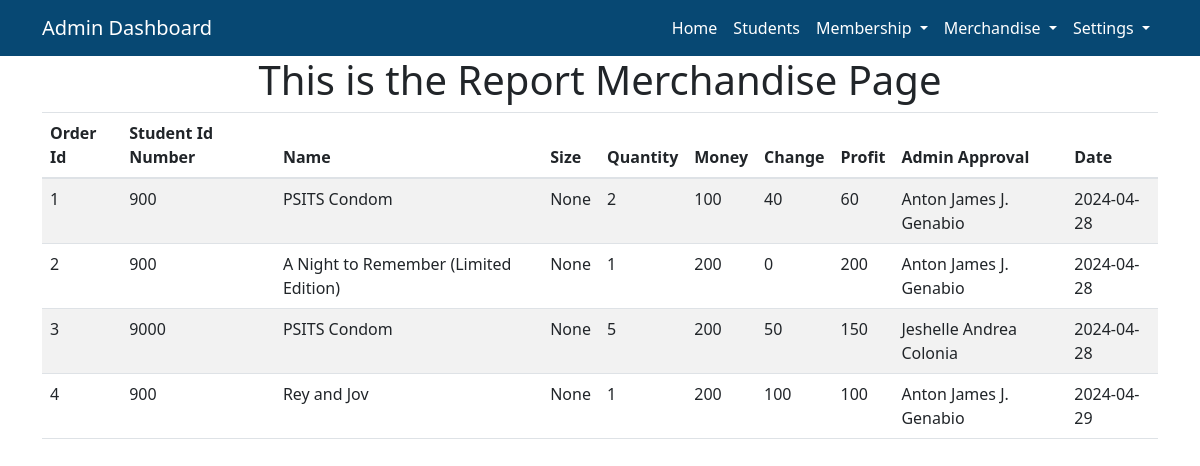
The app's page /Admin/AdminReportMerch.php (signed in) with its own data.
### tables this page shows
CREATE TABLE `order_details` (
  `order_details_id` int(11) NOT NULL,
  `id_number` int(11) NOT NULL,
  `order_name` varchar(90) NOT NULL,
  `size` varchar(10) NOT NULL,
  `quantity` int(11) NOT NULL,
  `money` double NOT NULL,
  `changeCoins` double NOT NULL,
  `profit` double NOT NULL,
  `admin_name` varchar(50) NOT NULL,
  `date` varchar(10) NOT NULL
);

### Backend/BackendAdmin.php (called while the page is built, shortened)
<?php
function orderDetails(){
    $db = Database::getInstance();
    $conn = $db->getConnection();
    $sqlUserOrderDetails = "SELECT * FROM order_details  ";
    $ordersD = mysqli_query($conn, $sqlUserOrderDetails);
    if(mysqli_num_rows($ordersD) > 0)
        {
          $orderDetails = [];
          while($orderD = mysqli_fetch_array($ordersD)) {
              $orderDetails[] = $orderD;
        }
      }
      return $orderDetails;
}
?>

### Admin/AdminReportMerch.php (the view, shortened to what this page needs)
<?php
      include '../api/apiAdmin.php';
     $orderDetails = orderDetails();
?>
<!DOCTYPE html>
<html lang="en">
<head>
</head>
<body>
    <h1 class="text-center">This is the Report Merchandise Page</h1>
<div class="container">
<table id="example" class="table table-striped table-hover display compact" style="width:100%; overflow:auto">
    <thead>
        <tr>
            <th >Order Id</th>
            <th >Student Id Number</th>
            <th >Name</th>
            <th >Size</th>
            <th >Quantity</th>
            <th >Money</th>
            <th >Change</th>
            <th >Profit</th>
            <th >Admin Approval</th>
            <th >Date</th>
        </tr>
    </thead>
    <tbody>
        <?php foreach ($orderDetails as $person): ?>
            <tr>
                <td><?php echo $person['order_details_id']; ?></td>
                <td><?php echo $person['id_number']; ?></td>
                <td><?php echo $person['order_name'] ?></td>
                <td><?php echo $person['size']; ?></td>
                <td><?php echo $person['quantity']; ?></td>
                <td><?php echo $person['money']; ?></td>
                 <td><?php echo $person['changeCoins']; ?></td>
                 <td><?php echo $person['profit']; ?></td>
                 <td><?php echo $person['admin_name']; ?></td>
                 <td><?php echo $person['date']; ?></td>
            </tr>
        <?php endforeach; ?>
    </tbody>
</table>
  </div>
</body>
</html>

### records on screen
order_details: order_details_id "1", id_number "900", order_name "PSITS Condom", size "None", quantity "2", money "100", changeCoins "40", profit "60", admin_name "Anton James J. Genabio", date "2024-04-28"
order_details: order_details_id "2", id_number "900", order_name "A Night to Remember (Limited Edition)", size "None", quantity "1", money "200", changeCoins "0", profit "200", admin_name "Anton James J. Genabio", date "2024-04-28"
order_details: order_details_id "3", id_number "9000", order_name "PSITS Condom", size "None", quantity "5", money "200", changeCoins "50", profit "150", admin_name "Jeshelle Andrea Colonia", date "2024-04-28"
order_details: order_details_id "4", id_number "900", order_name "Rey and Jov", size "None", quantity "1", money "200", changeCoins "100", profit "100", admin_name "Anton James J. Genabio", date "2024-04-29"
